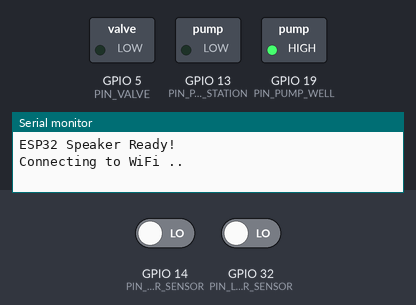
This program was run on a simulated ESP32. On the bench: switched loads named in the program (green lamp = pin HIGH), the last lines printed to the serial monitor. The inputs (shaded band) are chosen by the test bench; at power-on: GPIO 14 (PIN_HIGHER_SENSOR) LOW, GPIO 32 (PIN_LOWER_SENSOR) LOW. WiFi joins after 1.5 s; servers stay silent unless stated.

Above: at 1.2 s.
1.3 s: GPIO 14 (PIN_HIGHER_SENSOR) driven HIGH
At 2.1 s:
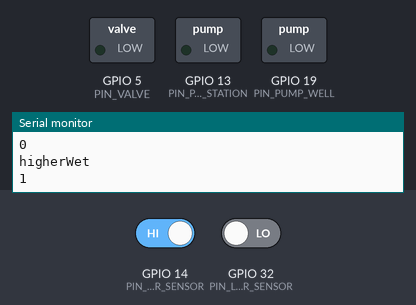
3.3 s: GPIO 14 (PIN_HIGHER_SENSOR) driven LOW
At 4.8 s:
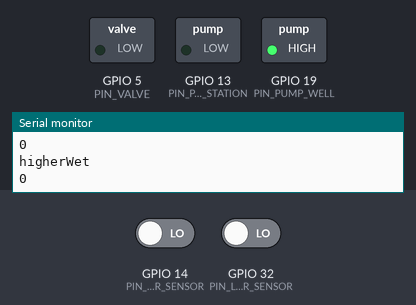
5.3 s: GPIO 32 (PIN_LOWER_SENSOR) driven HIGH
At 6.3 s:
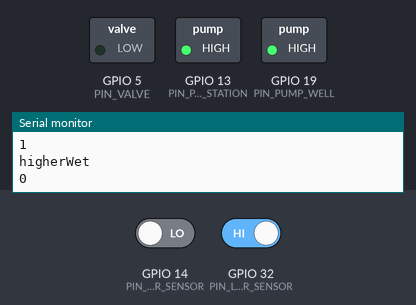
7.3 s: GPIO 14 (PIN_HIGHER_SENSOR) driven HIGH
At 9.1 s:
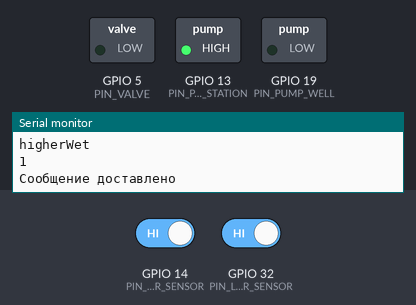
Timing chart, 0 to 10.3 s (numbered marks = the images above; inputs shaded):
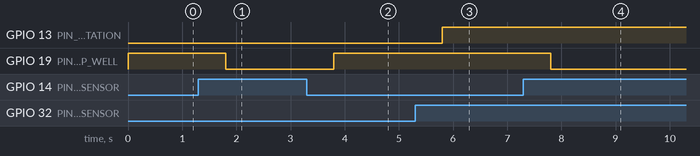

The program:

main.cpp
```cpp
#include <Arduino.h>
#include <WiFiClientSecure.h>
#include <WiFi.h>
#include <UniversalTelegramBot.h>
#include "drivers/pumps/pump_station/pump_station_control.h"
#include "config/pins.h"
#include "telegram/telegram.h"
#include "fsm/sensors_state.h"

const bool statusLowerSensor = false;
const bool statusHigherSensor = false;
const bool isWiFiConnected = false;

// [WIFI] Блок – Взаимодействие с WiFi

// Константы для WiFi
// const char *PASSWORD = "pobeda321";
// const char *SSID = "POBEDA";
const char *PASSWORD = "txRQShJK";
const char *SSID = "RT-WiFi-7197";

unsigned long wifiTimeConnected = 0;
const int wifiDelay = 3000;
unsigned long wifiTimeAttempt = 0;
int countAttempt = 0;
wl_status_t currentWiFiStatus = WL_DISCONNECTED;

// Инициализация WiFi
void initWiFi()
{
  WiFi.mode(WIFI_STA);
  WiFi.begin(SSID, PASSWORD);
  Serial.println("Connecting to WiFi ..");
  currentWiFiStatus = WL_IDLE_STATUS;
  wifiTimeConnected = millis();
}

// Реконнект WiFi
const unsigned long timeoutsReconnectingWiFi[] = {
    10 * 1000,
    60 * 1000,
    3 * 60 * 1000,
    6 * 60 * 1000,
    8 * 60 * 1000,
    15 * 60 * 1000,
    60 * 60 * 1000,
    6 * 60 * 60 * 1000,
    12 * 60 * 60 * 1000};
const int numberOfAttempts = sizeof(timeoutsReconnectingWiFi) / sizeof(timeoutsReconnectingWiFi[0]);

void reconnectedWiFi()
{
  if (countAttempt >= numberOfAttempts)
  {
    currentWiFiStatus = WL_DISCONNECTED;
    return;
  }
  if (millis() - wifiTimeAttempt >= timeoutsReconnectingWiFi[countAttempt])
  {
    if (wifiTimeAttempt == 0)
      wifiTimeAttempt = millis();
    // Увеличивать счетчик попыток только если перешли в IDLE режим
    if (currentWiFiStatus == WL_IDLE_STATUS)
    {
      countAttempt++;
    }
    Serial.println("Reconnecting to WiFi...");
    WiFi.disconnect();
    WiFi.reconnect();
    currentWiFiStatus = WL_IDLE_STATUS;
  }
}

void checkWiFi()
{
  if (millis() - wifiTimeConnected <= wifiDelay)
    return;
  wifiTimeConnected = millis();
  Serial.print("WiFi.status(): ");
  Serial.println(WiFi.status());
  Serial.print("WiFi.SSID(): ");
  Serial.println(WiFi.SSID());
  if (WiFi.status() == WL_CONNECTED && currentWiFiStatus != WL_CONNECTED)
  {
    currentWiFiStatus = WL_CONNECTED;
    wifiTimeAttempt = 0;
    countAttempt = 0;
  }
  if (WiFi.status() != WL_CONNECTED && WiFi.status() != WL_IDLE_STATUS)
    reconnectedWiFi();
}

// [SETUP]
void setup()
{
  Serial.begin(115200); // Запуск Serial для отладки
  Serial.println("ESP32 Speaker Ready!");
  pinMode(PIN_LOWER_SENSOR, INPUT_PULLDOWN);
  pinMode(PIN_HIGHER_SENSOR, INPUT_PULLDOWN);
  pinMode(PIN_PUMP_STATION, OUTPUT);
  pinMode(PIN_PUMP_WELL, OUTPUT);
  pinMode(PIN_VALVE, OUTPUT);

  init_sensors();
  initTelegram();
  initWiFi();
}

// [LOOP]
void loop()
{
  update_sensors();
  pumpStationControl();
  checkWiFi();
  telegramCheckAndSend();
}
```

sensors_state.cpp
```cpp
#include <Arduino.h>
#include "config/pins.h"
#include "sensors_state.h"

static LevelSensorsState levelState = MEDIUM_LEVEL;
static LevelSensorsState pendingState = MEDIUM_LEVEL;
static unsigned long stateTimestamp = 0;
static const int DEBOUNCE_MS = 500;

LevelSensorsState calculateSensorsState(bool lowerWet, bool higherWet)
{
   if (!lowerWet && higherWet)
   {
      return ERROR;
   }
   if (!lowerWet && !higherWet)
   {
      return LOW_LEVEL;
   }
   if (lowerWet && !higherWet)
   {
      return MEDIUM_LEVEL;
   }
   return HIGH_LEVEL;
}

void init_sensors()
{
   int lowerWet = digitalRead(PIN_LOWER_SENSOR) == HIGH;
   int higherWet = digitalRead(PIN_HIGHER_SENSOR) == HIGH;

   const LevelSensorsState rawState = calculateSensorsState(lowerWet, higherWet);

   if (levelState != rawState)
   {
      levelState = rawState;
   }
}

void update_sensors()
{
   int lowerWet = digitalRead(PIN_LOWER_SENSOR) == HIGH;
   int higherWet = digitalRead(PIN_HIGHER_SENSOR) == HIGH;

   const LevelSensorsState rawState = calculateSensorsState(lowerWet, higherWet);

   if (rawState != pendingState)
   {
      pendingState = rawState;
      stateTimestamp = millis();
      return;
   }
   if (millis() - stateTimestamp < DEBOUNCE_MS)
   {
      return;
   }

   if (levelState != pendingState)
   {
      Serial.println("lowerWet");
      Serial.println(lowerWet);
      Serial.println("higherWet");
      Serial.println(higherWet);
      levelState = pendingState;
   }
}

LevelSensorsState getSensorsState()
{
   return levelState;
}
```

sensors_state.h
```cpp
#pragma once
#include <Arduino.h>

enum LevelSensorsState
{
   HIGH_LEVEL,
   MEDIUM_LEVEL,
   LOW_LEVEL,
   ERROR,
};

void init_sensors();
void update_sensors();
LevelSensorsState getSensorsState();
```

telegram.cpp
```cpp
#include <Arduino.h>
#include <WiFiClientSecure.h>
#include <WiFi.h>
#include <UniversalTelegramBot.h>
#include "config/pins.h"
#include "drivers/pumps/pump_station/pump_station_control.h"

// [TELEGRAM]

char ADMIN_CHAT_ID[32] = "396017793";

static const char *BOT_TOKEN = "8570607408:AAGrdnY5JCkopb1oYP6TjfXLYdBJiewS7Dg";
WiFiClientSecure client;
UniversalTelegramBot bot(BOT_TOKEN, client);

static bool initSendingMessage = false;
static bool sendMessageAfterStartWellPump = false;

static const unsigned int pollingBotDelay = 6000;
static unsigned long botLastTime;

enum TelegramCommand
{
   CMD_STATUS,
   CMD_PUMP_ON,
   CMD_PUMP_OFF,
   CMD_UNKNOWN
};

// Telegram очередь сообщений
struct TgMessage
{
   char chatId[32];
   String text;
   uint8_t retries;
};

constexpr uint8_t TG_QUEUE_SIZE = 10;
TgMessage tgQueue[TG_QUEUE_SIZE];
uint8_t queueHead = 0;
uint8_t queueTail = 0;
uint8_t queueCount = 0;
const uint8_t NUMBER_ATTEMPTS = 3;

void enqueueMessage(const char chat_id[32], const String &text)
{
   if (queueCount < TG_QUEUE_SIZE)
   {
      TgMessage &msg = tgQueue[queueTail];

      strncpy(msg.chatId, chat_id, sizeof(msg.chatId));
      msg.chatId[sizeof(msg.chatId) - 1] = '\0';
      tgQueue[queueTail].text = text;
      tgQueue[queueTail].retries = 0;
      queueTail = (queueTail + 1) % TG_QUEUE_SIZE;
      queueCount++;
   }
   else
   {
      Serial.println("Очередь сообщений переполнена!");
   }
}

void processQueue()
{
   if (queueCount == 0)
      return;

   if (!initSendingMessage)
   {
      bot.sendMessage(ADMIN_CHAT_ID, "ESP32 'Насосная станция' перезапустилась, в сети и приступила к работе");
      initSendingMessage = !initSendingMessage;
   };

   TgMessage &msg = tgQueue[queueHead];
   if (bot.sendMessage(msg.chatId, msg.text))
   {
      queueHead = (queueHead + 1) % TG_QUEUE_SIZE;
      queueCount--;
      Serial.println("Сообщение доставлено");
   }
   else
   {
      if (++msg.retries > NUMBER_ATTEMPTS)
      {
         queueHead = (queueHead + 1) % TG_QUEUE_SIZE;
         queueCount--;
         Serial.println("Сообщение не доставлено и удалено после n попыток");
      }
   }
}

// Парсинг телеграм команд для switch/case
TelegramCommand parseCommand(const String &cmd)
{
   if (cmd == "status" || cmd == "/status")
      return CMD_STATUS;
   if (cmd == "pumpon" || cmd == "/pumpon")
      return CMD_PUMP_ON;
   if (cmd == "pumpoff" || cmd == "/pumpoff")
      return CMD_PUMP_OFF;
   return CMD_UNKNOWN;
}

String messageWithTime(String mes)
{
   return String(millis()) + ": " + mes;
}

void handleCommand(TelegramCommand cmd, char chatId[32])
{
   switch (cmd)
   {
   case CMD_STATUS:

      Serial.println("💡 LED включен!");
      break;

   case CMD_PUMP_ON:
      digitalWrite(PIN_PUMP_STATION, HIGH);
      enqueueMessage(chatId, messageWithTime("Включено"));
      Serial.println("🌑Ток на 13 порту!");
      break;
   case CMD_PUMP_OFF:
      digitalWrite(PIN_PUMP_STATION, LOW);
      enqueueMessage(chatId, messageWithTime("Выключено"));
      Serial.println("Ток на 13 порту выключен!");
      break;
   case CMD_UNKNOWN:
   default:
      Serial.println("❌ Неизвестная команда!");
      break;
   }
}

void handleNewMessages(int numNewMessages)
{
   for (int i = 0; i < numNewMessages; i++)
   {
      Serial.print("Кол-во сообщений: ");
      Serial.println(numNewMessages);
      char chatId[32]; // выбираем размер, который точно влезет (Telegram chat_id обычно до 20 символов)
      strncpy(chatId, bot.messages[i].chat_id.c_str(), sizeof(chatId));
      chatId[sizeof(chatId) - 1] = '\0'; // безопасный null-терминатор
      String text = bot.messages[i].text;
      String fromName = bot.messages[i].from_name;
      const TelegramCommand cmd = parseCommand(text);
      handleCommand(cmd, chatId);
      Serial.print("chatId");
      Serial.println(chatId);
   }
}

void telegramCheckAndSend()
{
   if (WiFi.status() == WL_CONNECTED && millis() - botLastTime > pollingBotDelay)
   {
      if (pendingWater && !sendMessageAfterStartWellPump)
      {
         processQueue();
         sendMessageAfterStartWellPump = true;
         return;
      }
      if (sendMessageAfterStartWellPump && pendingWater)
      {
         return;
      }
      else if (sendMessageAfterStartWellPump)
      {
         sendMessageAfterStartWellPump = false;
      }

      int numNewMessages = bot.getUpdates(bot.last_message_received + 1);
      if (numNewMessages > 0)
      {
         handleNewMessages(numNewMessages);
      }
      botLastTime = millis();
      processQueue();
   }
}

void initTelegram()
{
   client.setInsecure();
   bot.waitForResponse = 5000;
}
```

telegram.h
```cpp
#pragma once

#include <Arduino.h>

extern char ADMIN_CHAT_ID[32];

void enqueueMessage(const char chat_id[32], const String &text);
void telegramCheckAndSend();
void initTelegram();
```

pins.h
```cpp
#pragma once

// Датчики
constexpr int PIN_LOWER_SENSOR = 32;
constexpr int PIN_HIGHER_SENSOR = 14;
constexpr int PIN_WATER_STREAM = 4;

// Насосы
constexpr int PIN_PUMP_STATION = 13;
constexpr int PIN_PUMP_WELL = 19;

// Водный поток / клапан
constexpr int PIN_VALVE = 5; // укажи фактический номер пина
```

pump_station_control.cpp
```cpp
#include <Arduino.h>
#include "fsm/sensors_state.h"
#include "config/pins.h"
#include "telegram/telegram.h"

static LevelSensorsState currentState;
bool pendingWater = false;
bool isError = false;

void stopAllPumps()
{
   digitalWrite(PIN_PUMP_STATION, LOW);
   digitalWrite(PIN_PUMP_WELL, LOW);
}

void pumpStationControl()
{
   LevelSensorsState rawState = getSensorsState();

   if (currentState == rawState)
   {
      return;
   }

   if (rawState == ERROR && !isError)
   {
      isError = true;
      stopAllPumps();
      enqueueMessage(ADMIN_CHAT_ID, "ВНИМАНИЕ!!! ОШИБКА ДАТЧИКОВ, НАСОСЫ ОСТАНОВЛЕНЫ");
      return;
   }
   if (rawState == LOW_LEVEL)
   {
      pendingWater = true;
      digitalWrite(PIN_PUMP_STATION, LOW);
      digitalWrite(PIN_PUMP_WELL, HIGH);
      enqueueMessage(ADMIN_CHAT_ID, "Достигнут минимальный уровень: Насосная станция выключена, скважинный насос запущен");
   }
   if (rawState == MEDIUM_LEVEL && (currentState == HIGH_LEVEL || pendingWater == true))
   {
      digitalWrite(PIN_PUMP_STATION, HIGH);
      enqueueMessage(ADMIN_CHAT_ID, "Средний уровень воды: Скважинный насос включен, насосная станция вкллючена");
   }
   if (rawState == HIGH_LEVEL)
   {
      pendingWater = false;
      enqueueMessage(ADMIN_CHAT_ID, "Достигнут верхний вровень воды: Скважинный насос выключен");
      digitalWrite(PIN_PUMP_WELL, LOW);
   }
   if (rawState == MEDIUM_LEVEL && pendingWater == false)
   {
      enqueueMessage(ADMIN_CHAT_ID, "Средний уровень воды: Состояние насосов не изменено");
   }

   currentState = rawState;
}
```

pump_station_control.h
```cpp
#pragma once

extern bool pendingWater;

void pumpStationControl();
```

Measured:
- after the input at 1.3 s, GPIO 19 (PIN_PUMP_WELL): HIGH → LOW after 0.50 s
- after the input at 3.3 s, GPIO 19 (PIN_PUMP_WELL): LOW → HIGH after 0.50 s
- after the input at 5.3 s, GPIO 13 (PIN_PUMP_STATION): LOW → HIGH after 0.50 s
- after the input at 7.3 s, GPIO 19 (PIN_PUMP_WELL): HIGH → LOW after 0.50 s
